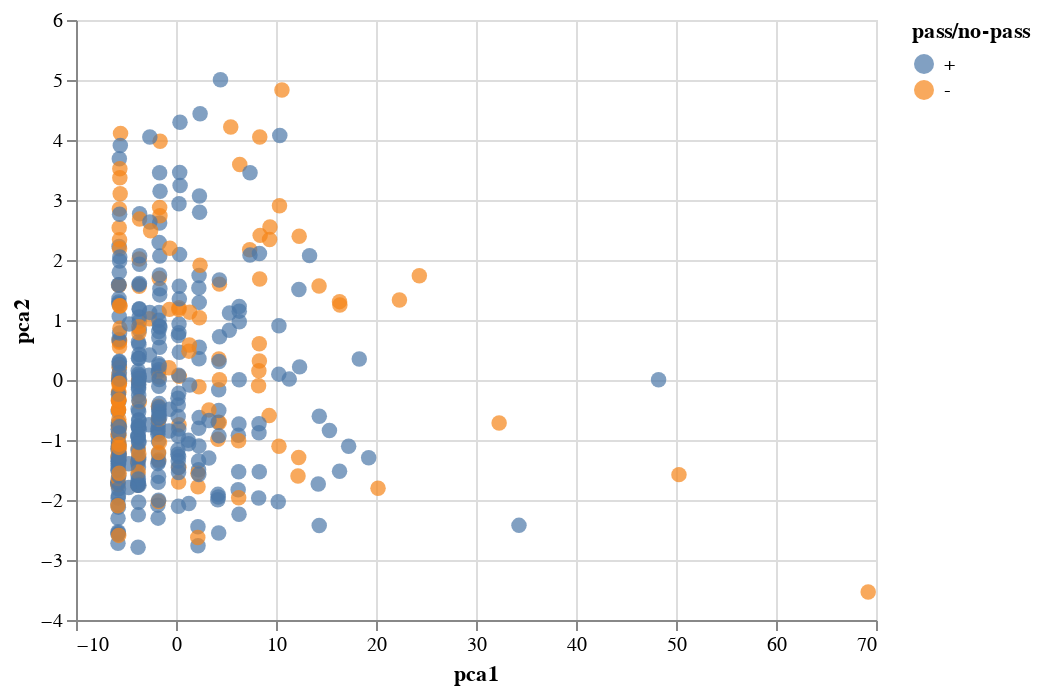

The notebook cell saved with this chart:
### Code cell
alt.Chart(pca_df).mark_circle(size=60).encode(
    x='pca1',
    y='pca2',
    color=alt.Color('pass', legend=alt.Legend(title="pass/no-pass"))
).interactive()

### Figure 1 — Vega-Lite specification as saved in the notebook (floating-point values rounded to 4 significant figures; data arrays with more than 128 entries replaced by an {"elided": "..."} marker saying what was removed)
{"config": {"view": {"continuousWidth": 400, "continuousHeight": 300}}, "data": {"name": "data-481cd95f636e8f0ab3bc9a1b5c57122c"}, "mark": {"type": "circle", "size": 60}, "encoding": {"color": {"type": "nominal", "field": "pass", "legend": {"title": "pass/no-pass"}}, "x": {"type": "quantitative", "field": "pca1"}, "y": {"type": "quantitative", "field": "pca2"}}, "selection": {"selector010": {"type": "interval", "bind": "scales", "encodings": ["x", "y"]}}, "$schema": "https://vega.github.io/schema/vega-lite/v4.8.1.json", "datasets": {"data-481cd95f636e8f0ab3bc9a1b5c57122c": {"elided": "395 records"}}}
